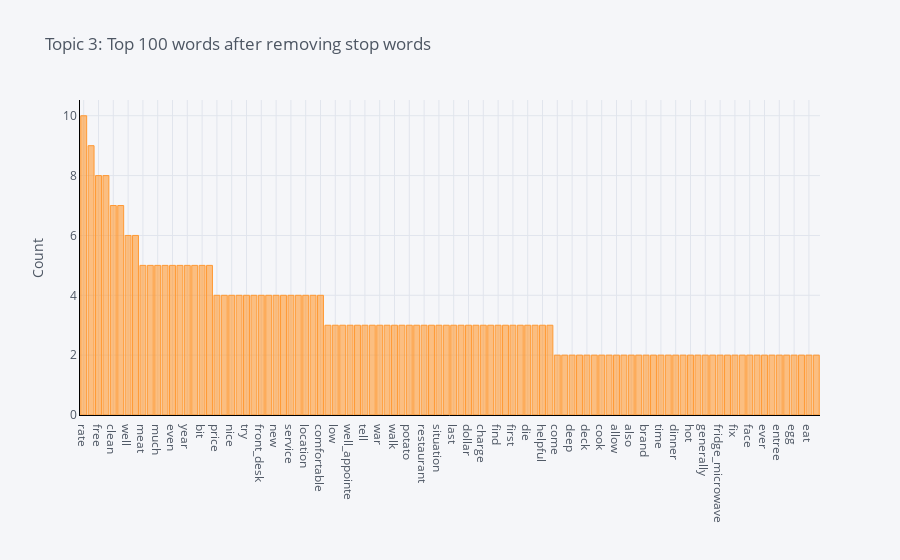

This figure's notebook cell:
### Code cell
plot_model(model=lda, plot = 'frequency', topic_num = 'Topic 3')

### Figure 1 — Plotly figure (JSON) as saved in the notebook; plotly's stock layout.template omitted (floating-point values rounded to 4 significant figures)
{"data": [{"marker": {"color": "rgba(255, 153, 51, 0.6)", "line": {"color": "rgba(255, 153, 51, 1.0)", "width": 1}}, "name": "count", "orientation": "v", "text": "", "type": "bar", "x": ["rate", "parking", "free", "breakfast", "clean", "day", "well", "quiet", "meat", "modern", "much", "facility", "even", "still", "year", "business", "bit", "work", "price", "water", "nice", "exit", "try", "especially", "front_desk", "need", "new", "look", "service", "use", "location", "unit", "comfortable", "meal", "low", "wireless", "well_appointe", "little", "tell", "overall", "war", "night", "walk", "pleasant", "potato", "internet", "restaurant", "sausage", "situation", "table", "last", "include", "dollar", "foot", "charge", "card", "find", "desk", "first", "call", "die", "back", "helpful", "full", "come", "sandwich", "deep", "seem", "deck", "cost", "cook", "bed", "allow", "cereal", "also", "bagel", "brand", "big", "time", "item", "dinner", "add", "hot", "live", "generally", "future", "fridge_microwave", "move", "fix", "neighborhood", "face", "expensive", "ever", "parent", "entree", "place", "egg", "pool", "eat", "access"], "y": [10, 9, 8, 8, 7, 7, 6, 6, 5, 5, 5, 5, 5, 5, 5, 5, 5, 5, 4, 4, 4, 4, 4, 4, 4, 4, 4, 4, 4, 4, 4, 4, 4, 3, 3, 3, 3, 3, 3, 3, 3, 3, 3, 3, 3, 3, 3, 3, 3, 3, 3, 3, 3, 3, 3, 3, 3, 3, 3, 3, 3, 3, 3, 3, 2, 2, 2, 2, 2, 2, 2, 2, 2, 2, 2, 2, 2, 2, 2, 2, 2, 2, 2, 2, 2, 2, 2, 2, 2, 2, 2, 2, 2, 2, 2, 2, 2, 2, 2, 2]}], "layout": {"legend": {"bgcolor": "#F5F6F9", "font": {"color": "#4D5663"}}, "paper_bgcolor": "#F5F6F9", "plot_bgcolor": "#F5F6F9", "title": {"font": {"color": "#4D5663"}, "text": "Topic 3: Top 100 words after removing stop words"}, "xaxis": {"gridcolor": "#E1E5ED", "linecolor": "black", "showgrid": true, "tickfont": {"color": "#4D5663"}, "title": {"font": {"color": "#4D5663"}, "text": ""}, "zerolinecolor": "#E1E5ED"}, "yaxis": {"gridcolor": "#E1E5ED", "linecolor": "black", "showgrid": true, "tickfont": {"color": "#4D5663"}, "title": {"font": {"color": "#4D5663"}, "text": "Count"}, "zerolinecolor": "#E1E5ED"}}}
